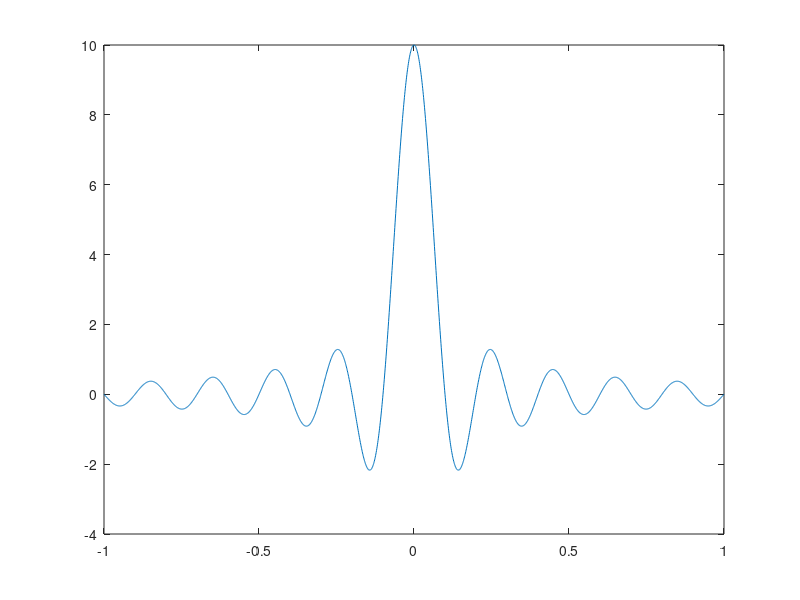
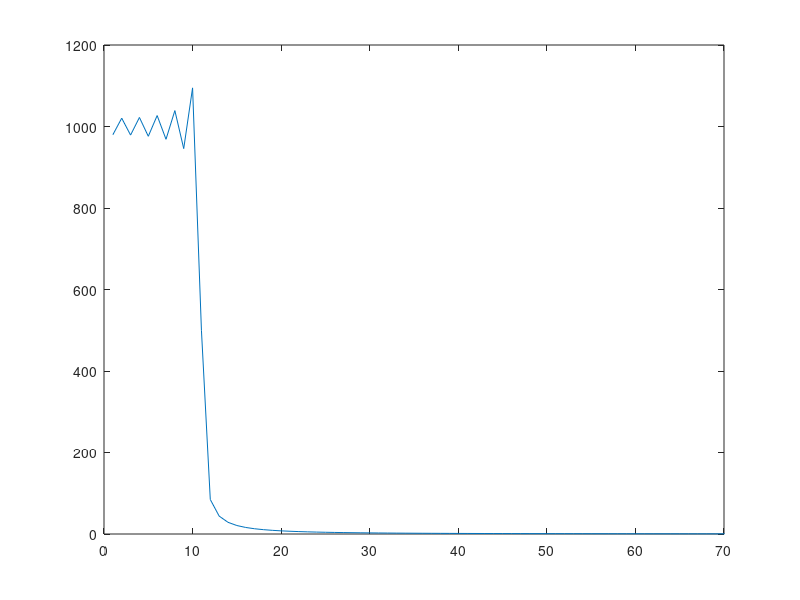

Write the MATLAB code that produced these figures, in order.
% Plotting equation 2.26 from "The Fast Fourier Transform and its
% Applications" page 17
A = 1;
fo = 5; %hz
timevec = -1000:1000;
timevec(timevec == 0) = eps; % Avoid 0, avoid the NaN in h
srate = 1000;
t = timevec / srate;
h = 2*A*fo*(sin(2*pi*fo*t)./(2*pi*fo*t));


figure(1),clf;
plot(t, h);

hx = fft(h);

figure(2),clf;
plot(abs(hx(1:srate/2)));
xlim([0 70]);
